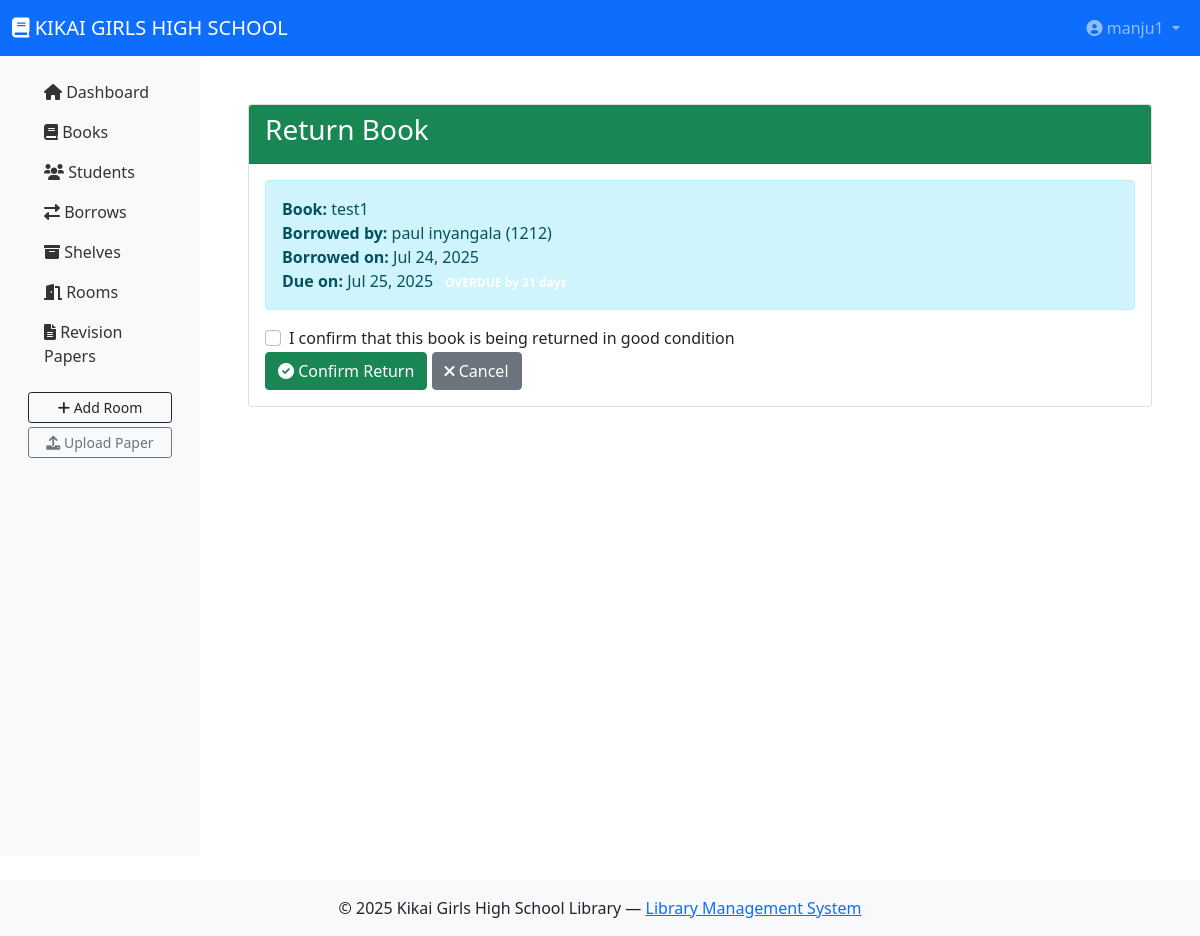
/library/borrows/return/3/ (signed in), run on the app's committed database.
### library/models.py (models this page shows, shortened)
class Borrow(models.Model):
    book = models.ForeignKey(Book, on_delete=models.CASCADE)
    student = models.ForeignKey(Student, on_delete=models.CASCADE)
    borrowed_date = models.DateTimeField(auto_now_add=True)
    due_date = models.DateTimeField()
    returned = models.BooleanField(default=False)
    returned_date = models.DateTimeField(null=True, blank=True)
    processed_by = models.ForeignKey(User, on_delete=models.SET_NULL, null=True)
    shelf = models.ForeignKey(Shelf, on_delete=models.SET_NULL, null=True, blank=True)
    def is_overdue(self):
        return not self.returned and self.due_date and self.due_date < timezone.now()
    def days_overdue(self):
        if not self.is_overdue():
            return 0
        return (timezone.now() - self.due_date).days

class Book(models.Model):
    title = models.CharField(max_length=255, null=True, blank=True)
    publishers = models.CharField(max_length=255, null=True, blank=True)
    first_publication = models.PositiveIntegerField(null=True, blank=True)
    ISBN = models.CharField(max_length=255, unique=True, null=True, blank=True)
    book_number = models.CharField(max_length=255, unique=True, null=True, blank=True)
    shelf = models.ForeignKey(Shelf, on_delete=models.CASCADE, related_name="books", null=True, blank=True)
    category = models.CharField(max_length=50, editable=False, null=True, blank=True)
    book_picture = models.ImageField(upload_to='book_pictures/', blank=True, null=True)
    created = models.DateTimeField(auto_now_add=True, null=True, blank=True)

class Student(models.Model):
    first_name = models.CharField(max_length=255, null=True, blank=True)
    last_name = models.CharField(max_length=255, null=True, blank=True)
    admission_number = models.PositiveIntegerField(unique=True)
    student_id = models.CharField(max_length=20, unique=True, editable=False, blank=True)
    year_of_study = models.PositiveIntegerField(null=True, blank=True)  # New field
    current_class = models.CharField(max_length=50, null=True, blank=True)  # New field
    room = models.ForeignKey(Room, on_delete=models.PROTECT, related_name="students", null=True, blank=True)
    student_picture = models.ImageField(upload_to='student_pictures/', blank=True, null=True)
    created = models.DateTimeField(auto_now_add=True)
    def __str__(self):
        return f"{self.first_name} {self.last_name} ({self.admission_number})"

### library/views.py (the view, shortened to what this page needs)
# urls.py: path('borrows/return/<int:pk>/', views.borrow_return, name='return_book'),
@login_required
def borrow_return(request, pk):
    borrow = get_object_or_404(Borrow, pk=pk)
    return render(request, 'books/return_form.html', {'borrow': borrow})

### templates/books/return_form.html (shortened to what this page needs)
{% extends 'base.html' %}
{% block content %}
<div class="container mt-4">
    <div class="card">
        <div class="card-header bg-success text-white">
            <h3>Return Book</h3>
        </div>
        <div class="card-body">
            <div class="alert alert-info">
                <strong>Book:</strong> {{ borrow.book.title }}<br>
                <strong>Borrowed by:</strong> {{ borrow.student }}<br>
                <strong>Borrowed on:</strong> {{ borrow.borrowed_date|date:"M d, Y" }}<br>
                <strong>Due on:</strong> {{ borrow.due_date|date:"M d, Y" }}
                {% if borrow.is_overdue %}
                    <span class="badge badge-danger ml-2">OVERDUE by {{ borrow.days_overdue }} days</span>
                {% endif %}
            </div>
            <form method="post">
                <div class="form-group">
                    <div class="form-check">
                        <input class="form-check-input" type="checkbox" id="confirmReturn" required>
                        <label class="form-check-label" for="confirmReturn">
                            I confirm that this book is being returned in good condition
                        </label>
                    </div>
                </div>
                <div class="form-group">
                    <button type="submit" class="btn btn-success mr-2">
                        <i class="fas fa-check-circle"></i> Confirm Return
                    </button>
                    <a href="{% url 'borrow_list' %}" class="btn btn-secondary">
                        <i class="fas fa-times"></i> Cancel
                    </a>
                </div>
            </form>
        </div>
    </div>
</div>
{% endblock %}

### templates/base.html (shortened to what this page needs)
<!doctype html>
<html lang="en">
<head>
  <link href="https://cdn.jsdelivr.net/npm/bootstrap@5.1.3/dist/css/bootstrap.min.css" rel="stylesheet">
  <link href="https://cdnjs.cloudflare.com/ajax/libs/font-awesome/6.0.0/css/all.min.css" rel="stylesheet">
</head>
<body>
  {% if user.is_authenticated %}
  <nav class="navbar navbar-expand-lg navbar-dark bg-primary">
    <div class="container-fluid">
      <a class="navbar-brand" href="{% url 'dashboard' %}">
        <i class="fas fa-book"></i> KIKAI GIRLS HIGH SCHOOL
      </a>
      <div class="collapse navbar-collapse">
        <ul class="navbar-nav ms-auto">
          <li class="nav-item dropdown">
            <a class="nav-link dropdown-toggle" href="#" id="profileDropdown" role="button" data-bs-toggle="dropdown">
              <i class="fas fa-user-circle"></i> {{ user.username }}
            </a>
          </li>
        </ul>
      </div>
    </div>
  </nav>
  {% endif %}
  <div class="container-fluid">
    <div class="row">
      {% if user.is_authenticated %}
      <nav class="col-lg-2 d-none d-lg-block sidebar py-3">
        {% include 'includes/sidebar_links.html' %}
      </nav>
      {% endif %}
      <main class="{% if user.is_authenticated %}col-lg-10{% else %}col-12{% endif %} main-content">
        {% block content %}{% endblock %}
      </main>
    </div>
  </div>
  <footer class="bg-light text-center py-3 mt-4">
    © {% now "Y" %} Kikai Girls High School Library —
    <a href="#">Library Management System</a>
  </footer>
</body>
</html>

### templates/base.html (style rules this page uses)
.sidebar { background-color: #f8f9fa; min-height: 100vh; }
.main-content { padding: 1.5rem; }

### data on the page
Borrow: book "test1", student "paul inyangala (1212)", borrowed_date "Jul 24, 2025", due_date "Jul 25, 2025", days_overdue "31"

### other printed values
{{ user.username }} "manju1"
